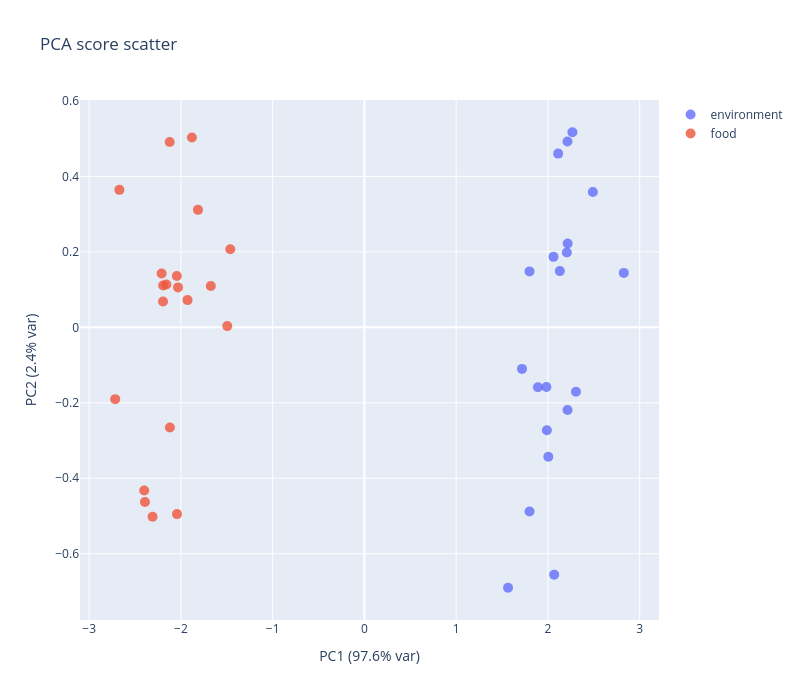

Here is the notebook cell this chart was saved with:
### Code cell
viz.pca_score_scatter(pca_result, group=demo_df["sample_group"]).show()

### Figure 1 — Plotly figure (JSON) as saved in the notebook; plotly's stock layout.template omitted (floating-point values rounded to 4 significant figures)
{"data": [{"hovertemplate": "Sample: %{text}<br>%{xaxis.title.text}: %{x:.3f}<br>%{yaxis.title.text}: %{y:.3f}<extra></extra>", "marker": {"color": "#636EFA", "opacity": 0.8, "size": 10}, "mode": "markers", "name": "environment", "text": ["20", "21", "22", "23", "24", "25", "26", "27", "28", "29", "30", "31", "32", "33", "34", "35", "36", "37", "38", "39"], "type": "scatter", "x": [1.891, 2.068, 2.267, 1.988, 2.306, 1.983, 2.213, 2.112, 2.061, 1.565, 1.8, 2.13, 2.215, 2.004, 2.49, 1.8, 1.718, 2.206, 2.214, 2.827], "y": [-0.159, -0.6554, 0.5169, -0.2726, -0.1707, -0.1582, 0.4924, 0.4603, 0.1867, -0.6902, 0.1482, 0.149, 0.2221, -0.343, 0.3586, -0.488, -0.1102, 0.1981, -0.2192, 0.1442]}, {"hovertemplate": "Sample: %{text}<br>%{xaxis.title.text}: %{x:.3f}<br>%{yaxis.title.text}: %{y:.3f}<extra></extra>", "marker": {"color": "#EF553B", "opacity": 0.8, "size": 10}, "mode": "markers", "name": "food", "text": ["0", "1", "2", "3", "4", "5", "6", "7", "8", "9", "10", "11", "12", "13", "14", "15", "16", "17", "18", "19"], "type": "scatter", "x": [-2.392, -1.814, -1.674, -1.928, -2.195, -2.12, -1.495, -1.462, -1.88, -2.122, -2.194, -2.4, -2.67, -2.031, -2.716, -2.21, -2.159, -2.045, -2.309, -2.043], "y": [-0.4631, 0.3112, 0.1096, 0.07215, 0.06856, -0.2653, 0.003171, 0.2068, 0.503, 0.4911, 0.1107, -0.4326, 0.3643, 0.1058, -0.1904, 0.1428, 0.1134, 0.136, -0.502, -0.495]}], "layout": {"height": 700, "title": {"text": "PCA score scatter"}, "width": 800, "xaxis": {"title": {"text": "PC1 (97.6% var)"}}, "yaxis": {"title": {"text": "PC2 (2.4% var)"}}}}
